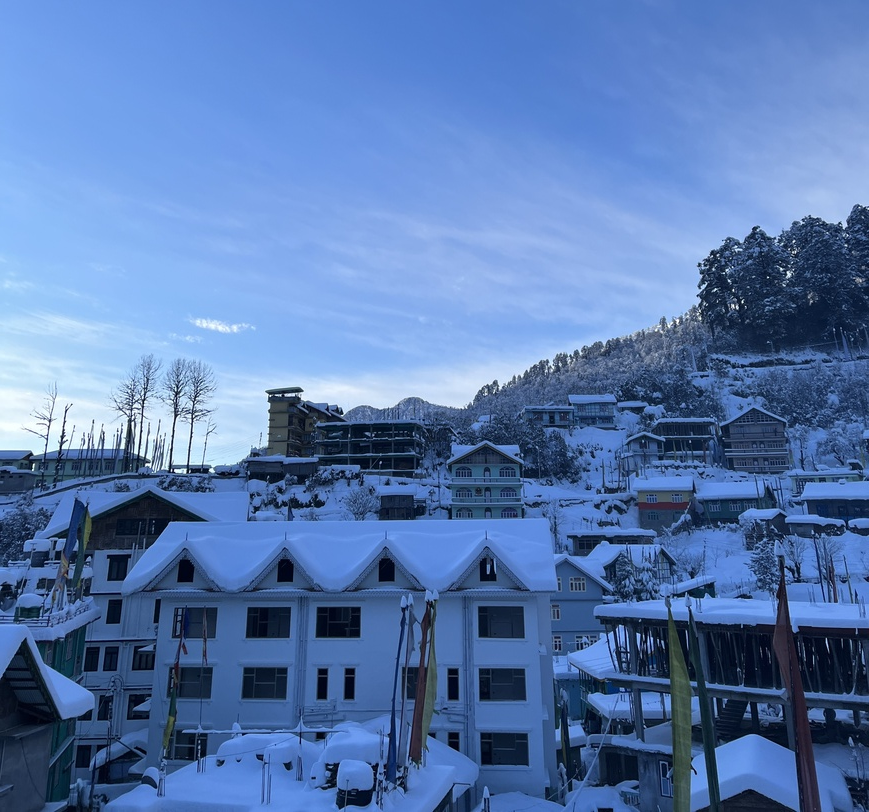
#> input picture input.jpg, 869 x 812 px, shrunk from 3022 x 2823 before the run
$ python image.py
#> lines starting #> are read from the running program, lines starting #| are printed output that depends on the picture; after the words box and inside, x2 and y2 are one past the last pixel; in counts of white or black regions, pixels touching at a corner belong together
import cv2

image = cv2.imread('input.jpg', cv2.IMREAD_GRAYSCALE)
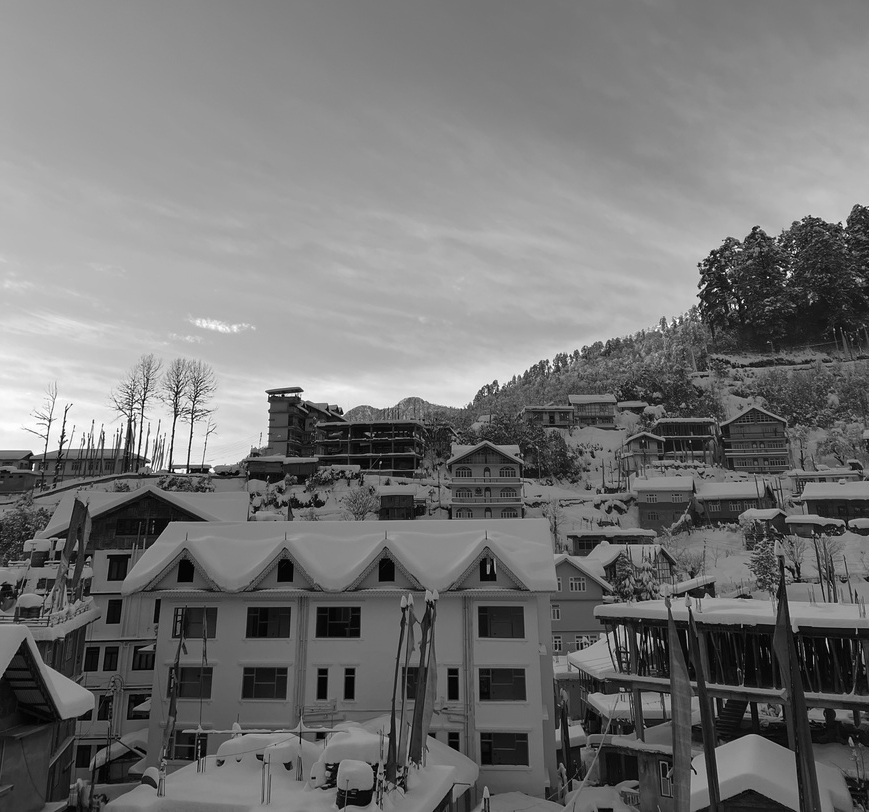
#> image: shape (812, 869); min 0, max 255, mean 117.3
blurred = cv2.GaussianBlur(image, (5, 5), 0)
edges = cv2.Canny(blurred, 100, 200)  # Lower and upper thresholds
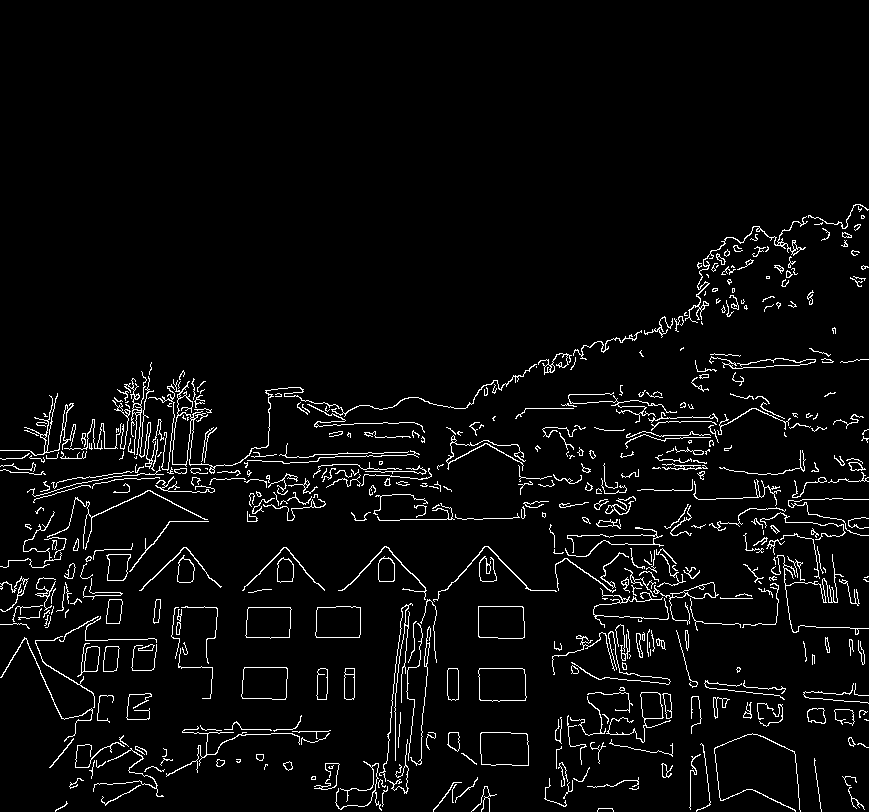
#> edges: shape (812, 869); 4.2% white in thin lines or dots, all inside (x1, y1, x2, y2) = (0, 204, 869, 812)
cv2.imwrite('output.jpg', edges)
